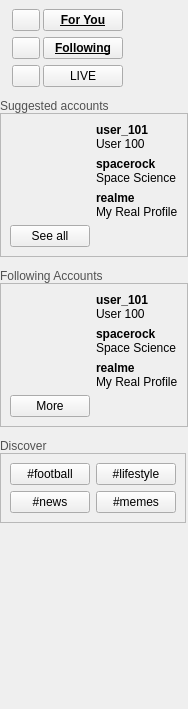
            <widget class="QWidget" name="sideMenuCont">
             <property name="geometry">
              <rect>
               <x>0</x>
               <y>0</y>
               <width>160</width>
               <height>709</height>
              </rect>
             </property>
             <property name="sizePolicy">
              <sizepolicy hsizetype="Fixed" vsizetype="Expanding">
               <horstretch>0</horstretch>
               <verstretch>0</verstretch>
              </sizepolicy>
             </property>
             <property name="maximumSize">
              <size>
               <width>180</width>
               <height>16777215</height>
              </size>
             </property>
             <property name="styleSheet">
              <string notr="true"/>
             </property>
             <layout class="QVBoxLayout" name="verticalLayout">
              <property name="spacing">
               <number>12</number>
              </property>
              <property name="leftMargin">
               <number>0</number>
              </property>
              <property name="topMargin">
               <number>0</number>
              </property>
              <property name="rightMargin">
               <number>0</number>
              </property>
              <property name="bottomMargin">
               <number>0</number>
              </property>
              <item>
               <widget class="QWidget" name="nav1_2" native="true">
                <property name="sizePolicy">
                 <sizepolicy hsizetype="Fixed" vsizetype="Fixed">
                  <horstretch>0</horstretch>
                  <verstretch>0</verstretch>
                 </sizepolicy>
                </property>
                <layout class="QGridLayout" name="nav1">
                 <property name="sizeConstraint">
                  <enum>QLayout::SetDefaultConstraint</enum>
                 </property>
                 <property name="leftMargin">
                  <number>12</number>
                 </property>
                 <property name="topMargin">
                  <number>9</number>
                 </property>
                 <property name="rightMargin">
                  <number>0</number>
                 </property>
                 <property name="bottomMargin">
                  <number>0</number>
                 </property>
                 <property name="horizontalSpacing">
                  <number>3</number>
                 </property>
                 <item row="1" column="1">
                  <widget class="QPushButton" name="followingBtn1">
                   <property name="sizePolicy">
                    <sizepolicy hsizetype="Fixed" vsizetype="Fixed">
                     <horstretch>0</horstretch>
                     <verstretch>0</verstretch>
                    </sizepolicy>
                   </property>
                   <property name="font">
                    <font>
                     <weight>75</weight>
                     <bold>true</bold>
                     <underline>true</underline>
                    </font>
                   </property>
                   <property name="cursor">
                    <cursorShape>PointingHandCursor</cursorShape>
                   </property>
                   <property name="whatsThis">
                    <string>&lt;html&gt;&lt;head/&gt;&lt;body&gt;&lt;p&gt;Following &lt;/p&gt;&lt;/body&gt;&lt;/html&gt;</string>
                   </property>
                   <property name="text">
                    <string>Following</string>
                   </property>
                  </widget>
                 </item>
                 <item row="0" column="1">
                  <widget class="QPushButton" name="homeBtn1">
                   <property name="font">
                    <font>
                     <weight>75</weight>
                     <bold>true</bold>
                     <underline>true</underline>
                    </font>
                   </property>
                   <property name="cursor">
                    <cursorShape>PointingHandCursor</cursorShape>
                   </property>
                   <property name="styleSheet">
                    <string notr="true"/>
                   </property>
                   <property name="text">
                    <string>For You</string>
                   </property>
                  </widget>
                 </item>
                 <item row="2" column="1">
                  <widget class="QPushButton" name="liveBtn1">
                   <property name="sizePolicy">
                    <sizepolicy hsizetype="Fixed" vsizetype="Fixed">
                     <horstretch>0</horstretch>
                     <verstretch>0</verstretch>
                    </sizepolicy>
                   </property>
                   <property name="cursor">
                    <cursorShape>PointingHandCursor</cursorShape>
                   </property>
                   <property name="text">
                    <string>LIVE</string>
                   </property>
                  </widget>
                 </item>
                 <item row="0" column="0">
                  <widget class="QCustomQPushButton" name="homeBtn">
                   <property name="sizePolicy">
                    <sizepolicy hsizetype="Fixed" vsizetype="Fixed">
                     <horstretch>0</horstretch>
                     <verstretch>0</verstretch>
                    </sizepolicy>
                   </property>
                   <property name="maximumSize">
                    <size>
                     <width>28</width>
                     <height>24</height>
                    </size>
                   </property>
                   <property name="cursor">
                    <cursorShape>PointingHandCursor</cursorShape>
                   </property>
                   <property name="text">
                    <string/>
                   </property>
                   <property name="icon">
                    <iconset resource="../resources.qrc">
                     <normaloff>:/icons/icons/feather/home.svg</normaloff>:/icons/icons/feather/home.svg</iconset>
                   </property>
                   <property name="iconSize">
                    <size>
                     <width>24</width>
                     <height>24</height>
                    </size>
                   </property>
                   <property name="autoDefault">
                    <bool>false</bool>
                   </property>
                   <property name="default">
                    <bool>false</bool>
                   </property>
                   <property name="flat">
                    <bool>false</bool>
                   </property>
                  </widget>
                 </item>
                 <item row="2" column="0">
                  <widget class="QPushButton" name="liveBtn">
                   <property name="sizePolicy">
                    <sizepolicy hsizetype="Fixed" vsizetype="Fixed">
                     <horstretch>0</horstretch>
                     <verstretch>0</verstretch>
                    </sizepolicy>
                   </property>
                   <property name="maximumSize">
                    <size>
                     <width>28</width>
                     <height>24</height>
                    </size>
                   </property>
                   <property name="cursor">
                    <cursorShape>PointingHandCursor</cursorShape>
                   </property>
                   <property name="text">
                    <string/>
                   </property>
                   <property name="icon">
                    <iconset resource="../resources.qrc">
                     <normaloff>:/icons/icons/feather/video.svg</normaloff>:/icons/icons/feather/video.svg</iconset>
                   </property>
                   <property name="iconSize">
                    <size>
                     <width>24</width>
                     <height>24</height>
                    </size>
                   </property>
                  </widget>
                 </item>
                 <item row="1" column="0">
                  <widget class="QPushButton" name="followingBtn">
                   <property name="sizePolicy">
                    <sizepolicy hsizetype="Fixed" vsizetype="Fixed">
                     <horstretch>0</horstretch>
                     <verstretch>0</verstretch>
                    </sizepolicy>
                   </property>
                   <property name="maximumSize">
                    <size>
                     <width>28</width>
                     <height>24</height>
                    </size>
                   </property>
                   <property name="cursor">
                    <cursorShape>PointingHandCursor</cursorShape>
                   </property>
                   <property name="text">
                    <string/>
                   </property>
                   <property name="icon">
                    <iconset resource="../resources.qrc">
                     <normaloff>:/icons/icons/feather/users.svg</normaloff>:/icons/icons/feather/users.svg</iconset>
                   </property>
                   <property name="iconSize">
                    <size>
                     <width>24</width>
                     <height>24</height>
                    </size>
                   </property>
                  </widget>
                 </item>
                </layout>
               </widget>
              </item>
              <item>
               <widget class="QWidget" name="nav2_3" native="true">
                <property name="sizePolicy">
                 <sizepolicy hsizetype="Fixed" vsizetype="Fixed">
                  <horstretch>0</horstretch>
                  <verstretch>0</verstretch>
                 </sizepolicy>
                </property>
                <layout class="QVBoxLayout" name="verticalLayout_56">
                 <property name="spacing">
                  <number>0</number>
                 </property>
                 <property name="sizeConstraint">
                  <enum>QLayout::SetDefaultConstraint</enum>
                 </property>
                 <property name="leftMargin">
                  <number>0</number>
                 </property>
                 <property name="topMargin">
                  <number>0</number>
                 </property>
                 <property name="rightMargin">
                  <number>0</number>
                 </property>
                 <property name="bottomMargin">
                  <number>0</number>
                 </property>
                 <item>
                  <widget class="QLabel" name="label2">
                   <property name="sizePolicy">
                    <sizepolicy hsizetype="Fixed" vsizetype="Fixed">
                     <horstretch>0</horstretch>
                     <verstretch>0</verstretch>
                    </sizepolicy>
                   </property>
                   <property name="styleSheet">
                    <string notr="true">color: rgb(81, 81, 81);</string>
                   </property>
                   <property name="text">
                    <string>Suggested accounts</string>
                   </property>
                  </widget>
                 </item>
                 <item>
                  <widget class="QFrame" name="nav2">
                   <property name="sizePolicy">
                    <sizepolicy hsizetype="Fixed" vsizetype="Fixed">
                     <horstretch>0</horstretch>
                     <verstretch>0</verstretch>
                    </sizepolicy>
                   </property>
                   <property name="frameShape">
                    <enum>QFrame::StyledPanel</enum>
                   </property>
                   <property name="frameShadow">
                    <enum>QFrame::Raised</enum>
                   </property>
                   <layout class="QGridLayout" name="gridLayout_2">
                    <item row="0" column="2">
                     <widget class="QLabel" name="label_2">
                      <property name="text">
                       <string>&lt;html&gt;&lt;head/&gt;&lt;body&gt;&lt;p&gt;&lt;span style=&quot; font-weight:600;&quot;&gt;user_101&lt;img width=&quot;10&quot; src=&quot;:/images/images/app/twitter-verified-png-original.png&quot;/&gt;&lt;/span&gt;&lt;br&gt;User 100
&lt;/p&gt;&lt;/body&gt;&lt;/html&gt;</string>
                      </property>
                     </widget>
                    </item>
                    <item row="5" column="0">
                     <widget class="QPushButton" name="pushButton_17">
                      <property name="sizePolicy">
                       <sizepolicy hsizetype="Fixed" vsizetype="Fixed">
                        <horstretch>0</horstretch>
                        <verstretch>0</verstretch>
                       </sizepolicy>
                      </property>
                      <property name="text">
                       <string>See all</string>
                      </property>
                     </widget>
                    </item>
                    <item row="4" column="0">
                     <widget class="QLabel" name="label_7">
                      <property name="maximumSize">
                       <size>
                        <width>30</width>
                        <height>30</height>
                       </size>
                      </property>
                      <property name="text">
                       <string/>
                      </property>
                      <property name="pixmap">
                       <pixmap resource="../resources.qrc">:/images/images/profile/profile-pic.png</pixmap>
                      </property>
                      <property name="scaledContents">
                       <bool>true</bool>
                      </property>
                     </widget>
                    </item>
                    <item row="0" column="0">
                     <widget class="QLabel" name="label_5">
                      <property name="maximumSize">
                       <size>
                        <width>30</width>
                        <height>30</height>
                       </size>
                      </property>
                      <property name="styleSheet">
                       <string notr="true">border-radius: 15px;</string>
                      </property>
                      <property name="text">
                       <string/>
                      </property>
                      <property name="pixmap">
                       <pixmap resource="../resources.qrc">:/images/images/profile/profile-pic (1).png</pixmap>
                      </property>
                      <property name="scaledContents">
                       <bool>true</bool>
                      </property>
                      <property name="wordWrap">
                       <bool>true</bool>
                      </property>
                     </widget>
                    </item>
                    <item row="1" column="2">
                     <widget class="QLabel" name="label_3">
                      <property name="text">
                       <string>&lt;html&gt;&lt;head/&gt;&lt;body&gt;&lt;p&gt;&lt;span style=&quot; font-weight:600;&quot;&gt;spacerock&lt;/span&gt;&lt;br&gt;Space Science&lt;/p&gt;&lt;/body&gt;&lt;/html&gt;</string>
                      </property>
                     </widget>
                    </item>
                    <item row="1" column="0">
                     <widget class="QLabel" name="label_6">
                      <property name="maximumSize">
                       <size>
                        <width>30</width>
                        <height>30</height>
                       </size>
                      </property>
                      <property name="text">
                       <string/>
                      </property>
                      <property name="pixmap">
                       <pixmap resource="../resources.qrc">:/images/images/profile/profile-pic (5).png</pixmap>
                      </property>
                      <property name="scaledContents">
                       <bool>true</bool>
                      </property>
                      <property name="wordWrap">
                       <bool>true</bool>
                      </property>
                     </widget>
                    </item>
                    <item row="4" column="2">
                     <widget class="QLabel" name="label_4">
                      <property name="text">
                       <string>&lt;html&gt;&lt;head/&gt;&lt;body&gt;&lt;p&gt;&lt;span style=&quot; font-weight:600;&quot;&gt;realme&lt;/span&gt;&lt;br&gt;My Real Profile&lt;/p&gt;&lt;/body&gt;&lt;/html&gt;</string>
                      </property>
                     </widget>
                    </item>
                   </layout>
                  </widget>
                 </item>
                </layout>
               </widget>
              </item>
              <item>
               <widget class="QWidget" name="nav3_3" native="true">
                <property name="sizePolicy">
                 <sizepolicy hsizetype="Fixed" vsizetype="Fixed">
                  <horstretch>0</horstretch>
                  <verstretch>0</verstretch>
                 </sizepolicy>
                </property>
                <layout class="QVBoxLayout" name="verticalLayout_30">
                 <property name="spacing">
                  <number>0</number>
                 </property>
                 <property name="sizeConstraint">
                  <enum>QLayout::SetDefaultConstraint</enum>
                 </property>
                 <property name="leftMargin">
                  <number>0</number>
                 </property>
                 <property name="topMargin">
                  <number>0</number>
                 </property>
                 <property name="rightMargin">
                  <number>0</number>
                 </property>
                 <property name="bottomMargin">
                  <number>0</number>
                 </property>
                 <item>
                  <widget class="QLabel" name="label2_3">
                   <property name="sizePolicy">
                    <sizepolicy hsizetype="Fixed" vsizetype="Fixed">
                     <horstretch>0</horstretch>
                     <verstretch>0</verstretch>
                    </sizepolicy>
                   </property>
                   <property name="styleSheet">
                    <string notr="true">color: rgb(81, 81, 81);</string>
                   </property>
                   <property name="text">
                    <string>Following Accounts</string>
                   </property>
                  </widget>
                 </item>
                 <item>
                  <widget class="QFrame" name="nav2_6">
                   <property name="sizePolicy">
                    <sizepolicy hsizetype="Fixed" vsizetype="Fixed">
                     <horstretch>0</horstretch>
                     <verstretch>0</verstretch>
                    </sizepolicy>
                   </property>
                   <property name="frameShape">
                    <enum>QFrame::StyledPanel</enum>
                   </property>
                   <property name="frameShadow">
                    <enum>QFrame::Raised</enum>
                   </property>
                   <layout class="QGridLayout" name="gridLayout_3">
                    <item row="0" column="0">
                     <widget class="QLabel" name="label_9">
                      <property name="maximumSize">
                       <size>
                        <width>30</width>
                        <height>30</height>
                       </size>
                      </property>
                      <property name="styleSheet">
                       <string notr="true">border-radius: 15px;</string>
                      </property>
                      <property name="text">
                       <string/>
                      </property>
                      <property name="pixmap">
                       <pixmap resource="../resources.qrc">:/images/images/profile/profile-pic (2).png</pixmap>
                      </property>
                      <property name="scaledContents">
                       <bool>true</bool>
                      </property>
                      <property name="wordWrap">
                       <bool>true</bool>
                      </property>
                     </widget>
                    </item>
                    <item row="0" column="2">
                     <widget class="QLabel" name="label_12">
                      <property name="text">
                       <string>&lt;html&gt;&lt;head/&gt;&lt;body&gt;&lt;p&gt;&lt;span style=&quot; font-weight:600;&quot;&gt;user_101&lt;img width=&quot;10&quot; src=&quot;:/images/images/app/twitter-verified-png-original.png&quot;/&gt;&lt;/span&gt;&lt;br&gt;User 100
&lt;/p&gt;&lt;/body&gt;&lt;/html&gt;</string>
                      </property>
                     </widget>
                    </item>
                    <item row="1" column="2">
                     <widget class="QLabel" name="label_11">
                      <property name="text">
                       <string>&lt;html&gt;&lt;head/&gt;&lt;body&gt;&lt;p&gt;&lt;span style=&quot; font-weight:600;&quot;&gt;spacerock&lt;/span&gt;&lt;br&gt;Space Science&lt;/p&gt;&lt;/body&gt;&lt;/html&gt;</string>
                      </property>
                     </widget>
                    </item>
                    <item row="1" column="0">
                     <widget class="QLabel" name="label_13">
                      <property name="maximumSize">
                       <size>
                        <width>30</width>
                        <height>30</height>
                       </size>
                      </property>
                      <property name="text">
                       <string/>
                      </property>
                      <property name="pixmap">
                       <pixmap resource="../resources.qrc">:/images/images/profile/profile-pic (10).png</pixmap>
                      </property>
                      <property name="scaledContents">
                       <bool>true</bool>
                      </property>
                      <property name="wordWrap">
                       <bool>true</bool>
                      </property>
                     </widget>
                    </item>
                    <item row="4" column="0">
                     <widget class="QLabel" name="label_10">
                      <property name="maximumSize">
                       <size>
                        <width>30</width>
                        <height>30</height>
                       </size>
                      </property>
                      <property name="text">
                       <string/>
                      </property>
                      <property name="pixmap">
                       <pixmap resource="../resources.qrc">:/images/images/profile/circled2.png</pixmap>
                      </property>
                      <property name="scaledContents">
                       <bool>true</bool>
                      </property>
                     </widget>
                    </item>
                    <item row="4" column="2">
                     <widget class="QLabel" name="label_14">
                      <property name="text">
                       <string>&lt;html&gt;&lt;head/&gt;&lt;body&gt;&lt;p&gt;&lt;span style=&quot; font-weight:600;&quot;&gt;realme&lt;/span&gt;&lt;br&gt;My Real Profile&lt;/p&gt;&lt;/body&gt;&lt;/html&gt;</string>
                      </property>
                     </widget>
                    </item>
                    <item row="5" column="0">
                     <widget class="QPushButton" name="pushButton_24">
                      <property name="sizePolicy">
                       <sizepolicy hsizetype="Fixed" vsizetype="Fixed">
                        <horstretch>0</horstretch>
                        <verstretch>0</verstretch>
                       </sizepolicy>
                      </property>
                      <property name="text">
                       <string>More</string>
                      </property>
                     </widget>
                    </item>
                   </layout>
                  </widget>
                 </item>
                </layout>
               </widget>
              </item>
              <item>
               <widget class="QWidget" name="nav4_3" native="true">
                <property name="sizePolicy">
                 <sizepolicy hsizetype="Fixed" vsizetype="Fixed">
                  <horstretch>0</horstretch>
                  <verstretch>0</verstretch>
                 </sizepolicy>
                </property>
                <layout class="QVBoxLayout" name="verticalLayout_15">
                 <property name="spacing">
                  <number>0</number>
                 </property>
                 <property name="sizeConstraint">
                  <enum>QLayout::SetDefaultConstraint</enum>
                 </property>
                 <property name="leftMargin">
                  <number>0</number>
                 </property>
                 <property name="topMargin">
                  <number>0</number>
                 </property>
                 <property name="rightMargin">
                  <number>0</number>
                 </property>
                 <property name="bottomMargin">
                  <number>0</number>
                 </property>
                 <item>
                  <widget class="QLabel" name="label4">
                   <property name="sizePolicy">
                    <sizepolicy hsizetype="Fixed" vsizetype="Fixed">
                     <horstretch>0</horstretch>
                     <verstretch>0</verstretch>
                    </sizepolicy>
                   </property>
                   <property name="styleSheet">
                    <string notr="true">color: rgb(81, 81, 81);</string>
                   </property>
                   <property name="text">
                    <string>Discover</string>
                   </property>
                  </widget>
                 </item>
                 <item>
                  <widget class="QFrame" name="nav4">
                   <property name="sizePolicy">
                    <sizepolicy hsizetype="Fixed" vsizetype="Fixed">
                     <horstretch>0</horstretch>
                     <verstretch>0</verstretch>
                    </sizepolicy>
                   </property>
                   <property name="frameShape">
                    <enum>QFrame::StyledPanel</enum>
                   </property>
                   <property name="frameShadow">
                    <enum>QFrame::Raised</enum>
                   </property>
                   <layout class="QFormLayout" name="formLayout">
                    <property name="leftMargin">
                     <number>9</number>
                    </property>
                    <item row="0" column="0">
                     <widget class="QPushButton" name="pushButton_18">
                      <property name="text">
                       <string>#football</string>
                      </property>
                     </widget>
                    </item>
                    <item row="0" column="1">
                     <widget class="QPushButton" name="pushButton_19">
                      <property name="text">
                       <string>#lifestyle</string>
                      </property>
                     </widget>
                    </item>
                    <item row="1" column="1">
                     <widget class="QPushButton" name="pushButton_20">
                      <property name="text">
                       <string>#memes</string>
                      </property>
                     </widget>
                    </item>
                    <item row="1" column="0">
                     <widget class="QPushButton" name="pushButton_21">
                      <property name="text">
                       <string>#news</string>
                      </property>
                     </widget>
                    </item>
                   </layout>
                  </widget>
                 </item>
                </layout>
               </widget>
              </item>
              <item>
               <spacer name="verticalSpacer">
                <property name="orientation">
                 <enum>Qt::Vertical</enum>
                </property>
                <property name="sizeHint" stdset="0">
                 <size>
                  <width>20</width>
                  <height>107</height>
                 </size>
                </property>
               </spacer>
              </item>
             </layout>
            </widget>
